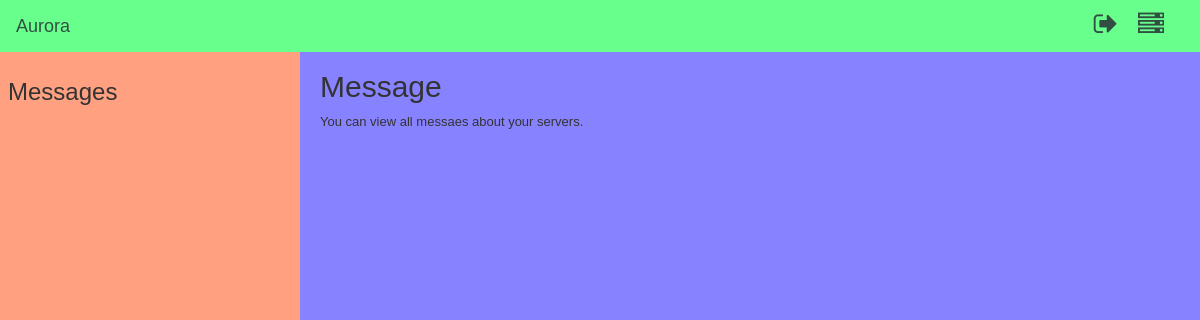
The page /messages/0 (signed in) on the database as committed earlier.
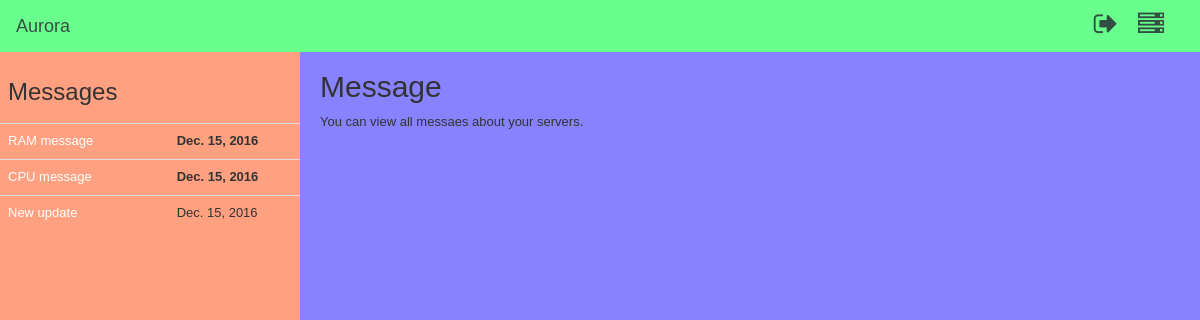
The same page on the database as committed later.
### AuroraPlus/models.py (models this page shows)
class Messages(models.Model):
    ID = models.AutoField(primary_key=True)
    User_ID = models.TextField(max_length=10)
    Message_Name = models.TextField(max_length=20)
    Message_Text = models.TextField(max_length=500)
    Date_Received = models.DateField(auto_now=True)
    Message_Read = models.BooleanField(default=0)

### AuroraPlus/views.py (the view)
# urls.py: url(r'^messages/(?P<message_id>\w{0,50000})$', views.messages, name='messages'),
def messages(request, message_id):
    current_user = request.user
    user_id = current_user.id
    all_messages = GetMessages.get_messages(user_id)
    print all_messages
    select_message = GetMessages.select_message(user_id, message_id)
    print select_message
    return render(request, 'messages.html', {'Messages': all_messages, 'selected_message': select_message,
                                             'message_id': message_id})

### bin/ServerMonitoring/messages.py (called while the page is built)
    @staticmethod
    def get_messages(user_id):
        all_messages = Messages.objects.filter(User_ID=user_id).all()
        print all_messages
        for item in all_messages:
            print item.ID, item.Date_Received
        return all_messages

    @staticmethod
    def select_message(user_id, message_id):
        selected_message = Messages.objects.filter(User_ID=user_id, ID=message_id).all()
        print selected_message
        for item in selected_message:
            print item.ID, item.Date_Received
        return selected_message

### templates/messages.html (shortened to what this page needs)
{% load static from staticfiles %}
{% load current_tags %}
<!DOCTYPE html>
<html lang="en">
<head>
    <link rel="stylesheet" type="text/css" href="{% static "bootstrap/css/bootstrap.min.css" %}"/>
    <link rel="stylesheet" type="text/css" href="{% static "fontawesome/css/font-awesome.min.css" %}">
    <link rel="stylesheet" type="text/css" href="{% static "custom/css/navbar.css" %}"/>
    <link rel="stylesheet" type="text/css" href="{% static "custom/css/sidebar.css" %}"/>
    <link rel="stylesheet" type="text/css" href="{% static "custom/css/messages.css" %}"/>
</head>
<body>
{% include 'top.html' %}
<div id="side">
    <table class="table">
        <tr>
            <td>
                <h3>Messages</h3>
            </td>
        </tr>
        {% for message in Messages %}
            {% if message.Message_Read == 0 %}
                <tr class="message unread">
                    <td><a href="/messages/{{ message.ID }}">{{ message.Message_Name }}</a></td>
                    <td><b>{{ message.Date_Received }}</b></td>
                </tr>
            {% elif message.Message_Read == 1 %}
                <tr class="message read">
                    <td><a href="/messages/{{ message.ID }}">{{ message.Message_Name }}</a></td>
                    <td>{{ message.Date_Received }}</td>
                </tr>
            {% endif %}
        {% endfor %}
    </table>
</div>
<div id="content">
    {% if message_id == "0" %}
        <h2 class="message-title">Message</h2>
        <p class="message-text">You can view all messaes about your servers.</p>
    {% else %}
        {% for item in selected_message %}
            <h2 class="message-title">{{ item.Message_Name }}</h2>
            <p class="message-date">{{ item.Date_Received }}</p>
            <p class="message-text">{{ item.Message_Text }}</p>
        {% endfor %}
    {% endif %}
</div>
</body>
</html>

### templates/top.html (shortened to what this page needs)
{% load static from staticfiles %}
<nav class="navbar navbar-light bg-faded">
    <a class="navbar-brand" href="/dashboard/">Aurora</a>
    <div class="navbar-right col-md-4">
        <a class="pull-right navbar-item" href="#menu-toggle" id="menu-toggle"><i class="fa fa-server fa-2x"></i></a>
        <a class="pull-right navbar-item" href="/logout/" id="logout"><i class="fa fa-sign-out fa-2x"></i></a>
    </div>
</nav>

### static/custom/css/navbar.css (style rules this page uses)
.navbar-light { background-color: rgba(250, 248, 233, 0.6) !important; border-radius: 0 !important; z-index: 2000!important; }
.navbar-light > a { color: rgba(36, 34, 47, 0.8) !important; }
.navbar-item { color: rgba(36, 34, 47, 0.8) !important; }

### static/custom/css/sidebar.css (style rules this page uses)
#menu-toggle { margin-top: 10px!important; margin-right: 20px; }
#logout { margin-top: 10px!important; margin-right: 20px; }

### static/custom/css/messages.css (style rules this page uses)
html { height: 100%; }
body { font-family: arial; font-size: 13px; position: relative; height: 100%; }
#side { position: absolute; top: 50px; left: 0; bottom: 0; width: 300px; background-color: #ffa181; overflow: auto; }
#content { position: absolute; top: 50px; left: 300px; bottom: 0; right: 0; padding-left: 20px; overflow: auto; background-color: #8782ff; }
.navbar-light { background-color: #69ff8d !important; }
.navbar-right { margin-right: 0; }

### templates/messages.html (style rules this page uses)
a { color: white; text-decoration: none; }
td a { display: block; width: 100%; }

Rows that differ between the two databases and show on the page:
now on this page (row edited): Messages: Message_Name "RAM message", Date_Received "Dec. 15, 2016"
now on this page (row edited): Messages: Message_Name "CPU message", Date_Received "Dec. 15, 2016"
added Messages: Message_Name "New update", Date_Received "Dec. 15, 2016"
